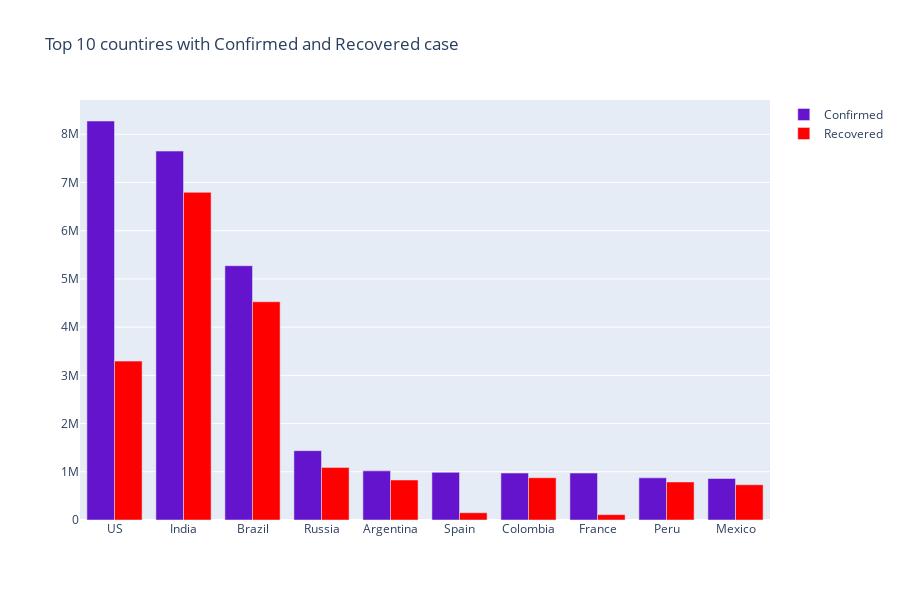

Notebook source saved alongside this figure:
### Markdown cell above
# Confirmed vs recovered

### Code cell
# confirmed and recovred cases

top_country = country_df.head(10)
top_country_name = list(top_country['Country'].values)

fig = go.Figure(data=[
    go.Bar(name='Confirmed',marker_color='rgb(100,20,205)', x=top_country_name, y=list(top_country['Confirmed'])),
    go.Bar(name='Recovered', marker_color='red',x=top_country_name, y=list(top_country['Recovered'])),
])

# Change the bar mode
fig.update_layout(barmode='group', height=600, title_text="Top 10 countires with Confirmed and Recovered case")
fig.show()

### Figure 1 — Plotly figure (JSON) as saved in the notebook; plotly's stock layout.template omitted (floating-point values rounded to 4 significant figures)
{"data": [{"marker": {"color": "rgb(100,20,205)"}, "name": "Confirmed", "type": "bar", "x": ["US", "India", "Brazil", "Russia", "Argentina", "Spain", "Colombia", "France", "Peru", "Mexico"], "y": [8275249, 7651107, 5273954, 1438219, 1018999, 988322, 974139, 973275, 874118, 860714]}, {"marker": {"color": "red"}, "name": "Recovered", "type": "bar", "x": ["US", "India", "Brazil", "Russia", "Argentina", "Spain", "Colombia", "France", "Peru", "Mexico"], "y": [3295148, 6795103, 4526393, 1091264, 829647, 150376, 876731, 110515, 788494, 730594]}], "layout": {"barmode": "group", "height": 600, "title": {"text": "Top 10 countires with Confirmed and Recovered case"}}}
